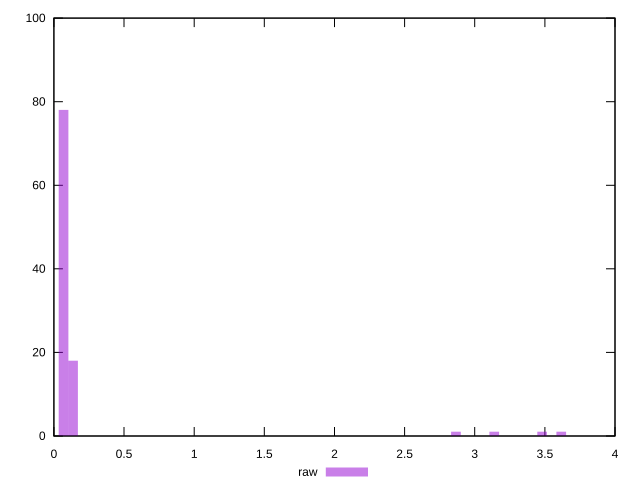

Source code (gnuplot):
reset
set terminal svg size 640, 490 enhanced background rgb 'white'
set output "reprap/network-rtt/samples/pages+cached+noexternal+nojs/raw/histogram.svg"

$raw <<EOF
0.05545218722075954 65
0.11090437444151909 23
0.16635656166227863 8
3.160774671583294 1
3.493487794907851 1
2.883513735479496 1
3.6043921693493703 1
EOF

set key outside below
set boxwidth 0.05545218722075954
set yrange [0:100]
set style fill transparent solid 0.5 noborder

plot \
  $raw title "raw" with boxes, \


reset
